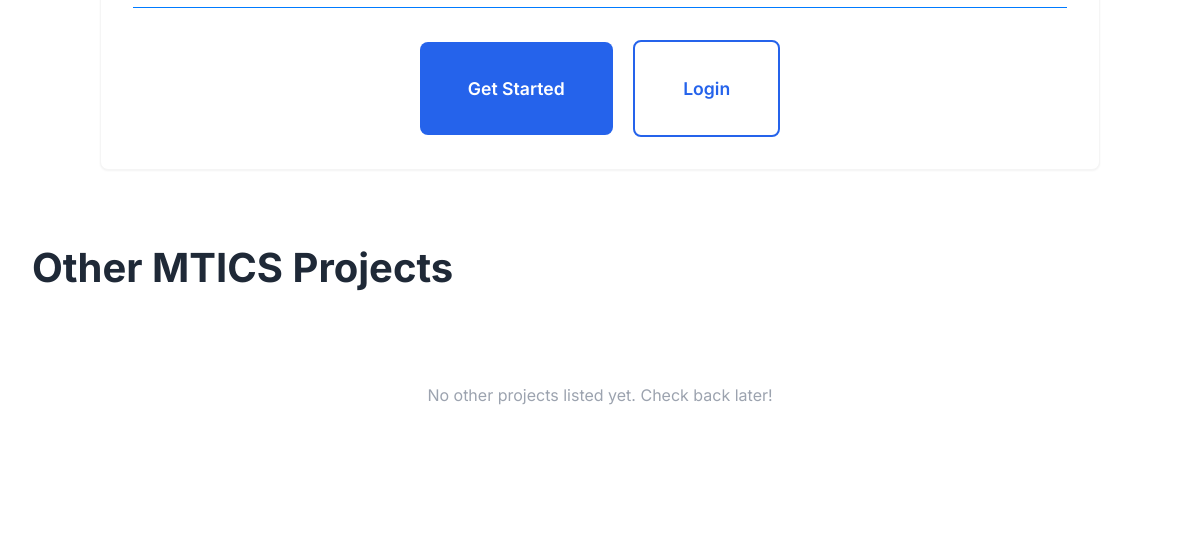
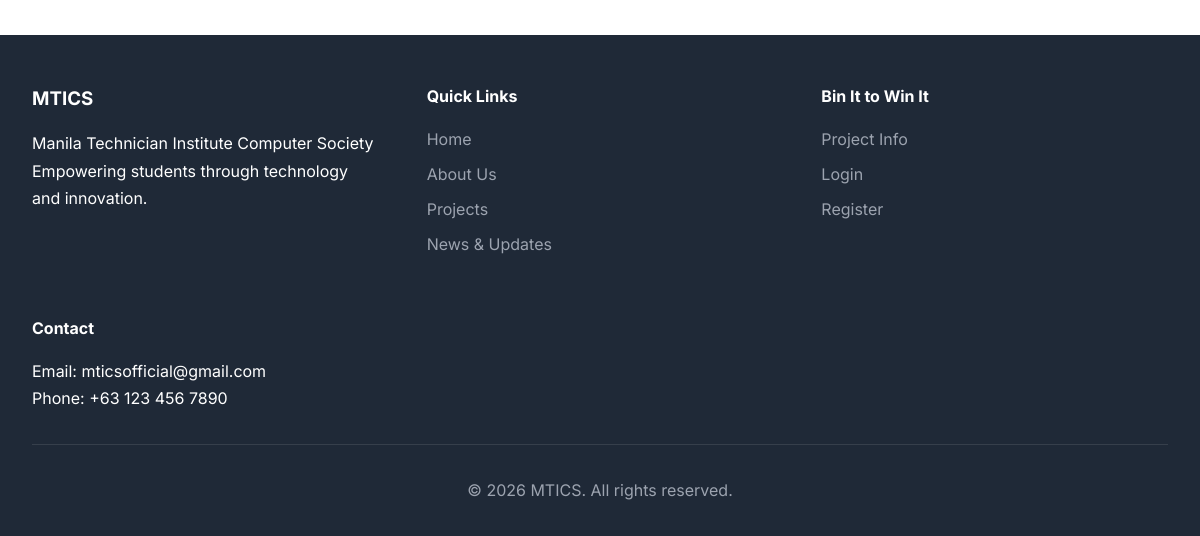
Before: /projects.php (lower part) with the older database file (2 pictures, top to bottom).
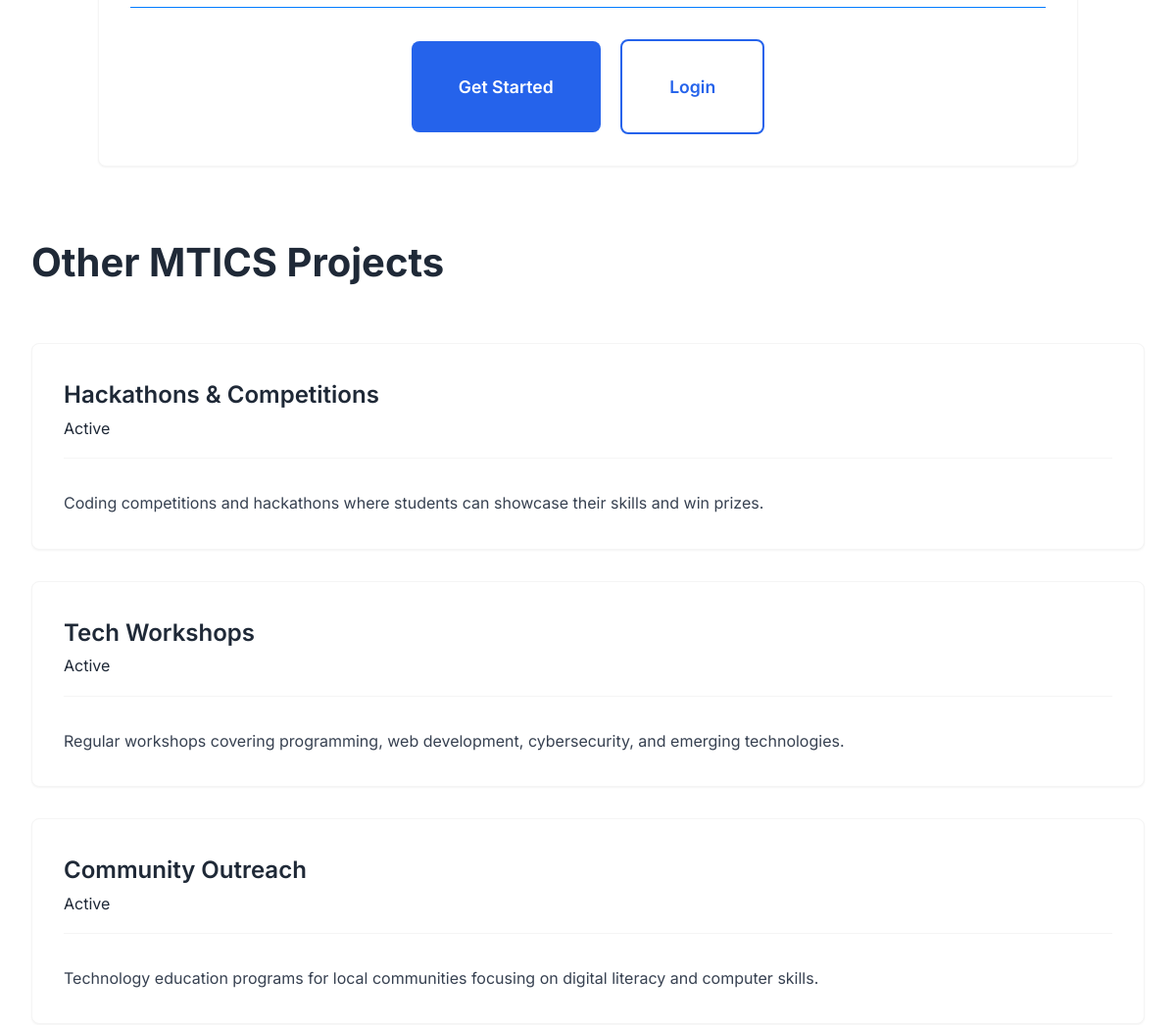
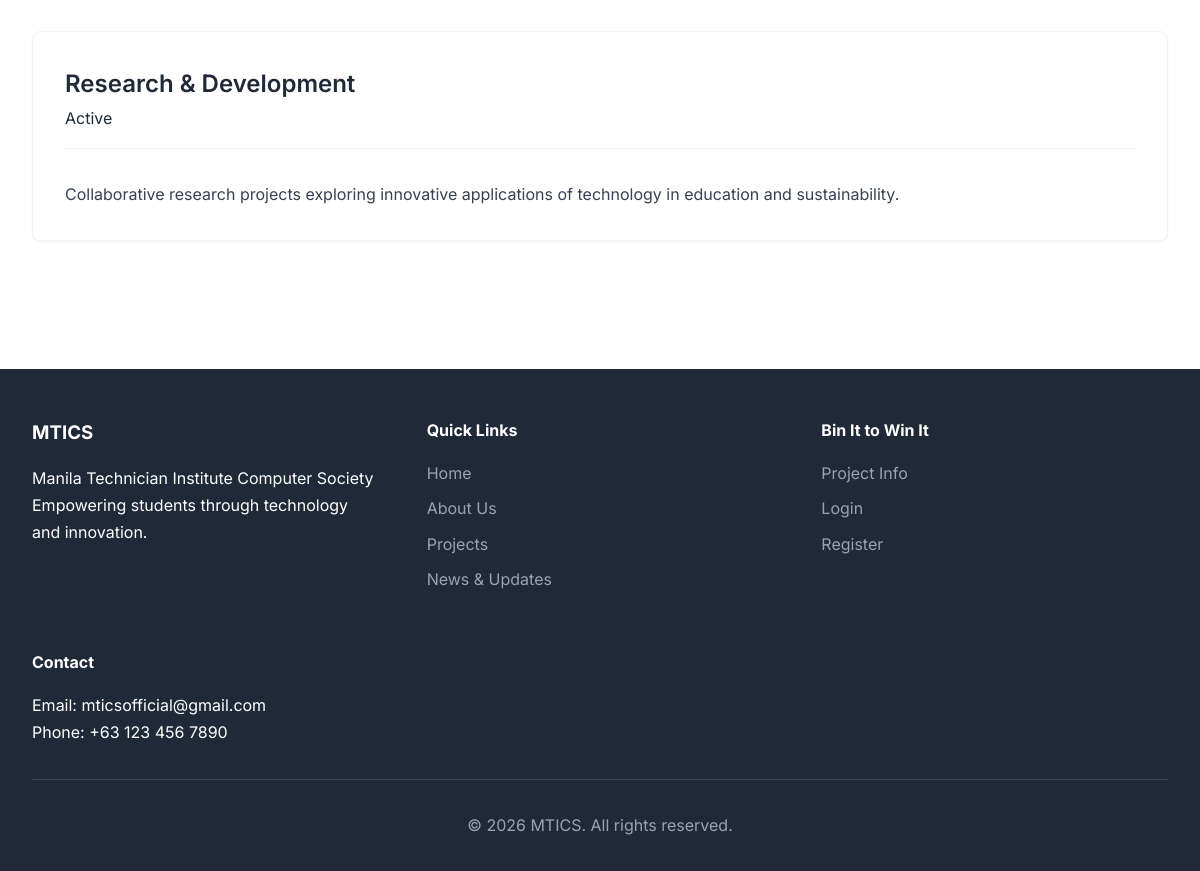
After: the same page with the newer database file (2 pictures, top to bottom).
### tables this page shows
CREATE TABLE IF NOT EXISTS projects (
    id INT AUTO_INCREMENT PRIMARY KEY,
    name VARCHAR(255) NOT NULL,
    description TEXT,
    status VARCHAR(50) DEFAULT 'active',
    image_url VARCHAR(500),
    is_featured BOOLEAN DEFAULT FALSE,
    created_at TIMESTAMP DEFAULT CURRENT_TIMESTAMP,
    updated_at TIMESTAMP DEFAULT CURRENT_TIMESTAMP ON UPDATE CURRENT_TIMESTAMP,
    INDEX idx_status (status),
    INDEX idx_is_featured (is_featured),
    INDEX idx_created_at (created_at)
);

### config/config.php (called while the page is built, shortened)
<?php
function is_logged_in() {
    return isset($_SESSION['user_id']) && isset($_SESSION['last_activity']) &&
           (time() - $_SESSION['last_activity']) < SESSION_TIMEOUT;
}

### projects.php (the view, shortened to what this page needs)
<?php
require_once 'config/config.php';
include 'includes/header.php';
$other_projects = [];
try {
    $db = Database::getInstance()->getConnection();
    $stmt = $db->prepare("SELECT id, name, description, status, image_url, is_featured, created_at FROM projects WHERE status IN ('active', 'completed') ORDER BY is_featured DESC, created_at DESC");
    $stmt->execute();
    $other_projects = $stmt->fetchAll(PDO::FETCH_ASSOC);
} catch (PDOException $e) {
    $other_projects = [];
}
?>
<section class="section">
    <div class="container">
        <div id="bin-it-to-win-it" style="scroll-margin-top: 100px;">
            <div class="card" style="max-width: 1000px; margin: 0 auto 3rem;">
                <div class="card-body">
                    <div style="text-align: center; margin-top: 3rem; padding-top: 2rem; border-top: 1px solid var(--azure-blue);">
                        <?php if (is_logged_in()): ?>
                            <a href="dashboard/index.php" class="btn btn-primary btn-large">Go to Dashboard</a>
                            <a href="dashboard/rewards.php" class="btn btn-secondary btn-large" style="margin-left: 1rem;">Browse Rewards</a>
                        <?php else: ?>
                            <a href="auth/register.php" class="btn btn-primary btn-large">Get Started</a>
                            <a href="auth/login.php" class="btn btn-secondary btn-large" style="margin-left: 1rem;">Login</a>
                        <?php endif; ?>
                    </div>
                </div>
            </div>
        </div>
        <h2 class="section-title" style="margin-top: 4rem;">Other MTICS Projects</h2>
        <div class="grid grid-4" style="margin-top: 3rem;">
            <?php if (empty($other_projects)): ?>
                <p style="grid-column: 1 / -1; color: var(--medium-gray); text-align: center; padding: 2rem;">No other projects listed yet. Check back later!</p>
            <?php else: ?>
                <?php foreach ($other_projects as $proj): ?>
                <div class="card">
                    <div class="card-header">
                        <h3 class="card-title"><?php echo htmlspecialchars($proj['name']); ?></h3>
                        <?php if (!empty($proj['status'])): ?>
                            <span class="badge badge-info" style="margin-top: 0.25rem;"><?php echo htmlspecialchars(ucfirst($proj['status'])); ?></span>
                        <?php endif; ?>
                    </div>
                    <div class="card-body">
                        <p><?php echo nl2br(htmlspecialchars($proj['description'] ?? '')); ?></p>
                    </div>
                </div>
                <?php endforeach; ?>
            <?php endif; ?>
        </div>
    </div>
</section>
<?php include 'includes/footer.php'; ?>

### includes/header.php (shortened to what this page needs)
<!DOCTYPE html>
<html lang="en">
<head>
    <link rel="stylesheet" href="<?php echo SITE_URL; ?>/assets/css/style.css">
    <link rel="stylesheet" href="https://cdnjs.cloudflare.com/ajax/libs/font-awesome/6.5.1/css/all.min.css">
</head>
<body>
    <main class="main-content">

### includes/footer.php (shortened to what this page needs)
    </main>
    <footer class="main-footer">
        <div class="container">
            <div class="footer-content">
                <div class="footer-section">
                    <h3>MTICS</h3>
                    <p>Manila Technician Institute Computer Society</p>
                    <p>Empowering students through technology and innovation.</p>
                </div>
                <div class="footer-section">
                    <h4>Quick Links</h4>
                    <ul>
                        <li><a href="<?php echo SITE_URL; ?>/index.php">Home</a></li>
                        <li><a href="<?php echo SITE_URL; ?>/about.php">About Us</a></li>
                        <li><a href="<?php echo SITE_URL; ?>/projects.php">Projects</a></li>
                        <li><a href="<?php echo SITE_URL; ?>/news.php">News & Updates</a></li>
                    </ul>
                </div>
                <div class="footer-section">
                    <h4>Bin It to Win It</h4>
                    <ul>
                        <li><a href="<?php echo SITE_URL; ?>/projects.php#bin-it-to-win-it">Project Info</a></li>
                        <?php if (is_logged_in()): ?>
                            <li><a href="<?php echo SITE_URL; ?>/dashboard/index.php">My Dashboard</a></li>
                            <li><a href="<?php echo SITE_URL; ?>/dashboard/rewards.php">Rewards</a></li>
                        <?php else: ?>
                            <li><a href="<?php echo SITE_URL; ?>/auth/login.php">Login</a></li>
                            <li><a href="<?php echo SITE_URL; ?>/auth/register.php">Register</a></li>
                        <?php endif; ?>
                    </ul>
                </div>
                <div class="footer-section">
                    <h4>Contact</h4>
                    <p>Email: mticsofficial@gmail.com</p>
                    <p>Phone: +63 123 456 7890</p>
                </div>
            </div>
            <div class="footer-bottom">
                <p>&copy; <?php echo date('Y'); ?> MTICS. All rights reserved.</p>
            </div>
        </div>
    </footer>
</body>
</html>

### assets/css/style.css (style rules this page uses)
:root { --primary-blue: #2563eb; --dark-blue: #1e40af; --light-blue: #3b82f6; --accent-blue: #60a5fa; --light-blue-bg: #eff6ff; --medium-blue-text: #1e40af; --azure-blue: #007bff; --gold-yellow: #ffc107; --white: #ffffff; --light-gray: #f5f5f5; --medium-gray: #9ca3af; --dark-gray: #374151; --text-dark: #1f2937; --font-primary: "Inter", -apple-system, BlinkMacSystemFont, "Segoe UI", sans-serif; --spacing-xs: 0.5rem; --spacing-sm: 1rem; --spacing-md: 2rem; --spacing-lg: 3rem; --spacing-xl: 4rem; --radius-sm: 4px; --radius-md: 8px; --radius-lg: 12px; --shadow-sm: 0 1px 2px rgba(0, 0, 0, 0.05); --shadow-md: 0 4px 6px rgba(0, 0, 0, 0.1); --shadow-lg: 0 10px 15px rgba(0, 0, 0, 0.1); }
* { margin: 0; padding: 0; box-sizing: border-box; }
body { font-family: var(--font-primary); background: var(--white); color: var(--text-dark); line-height: 1.7; min-height: 100vh; }
.container { max-width: 1200px; margin: 0 auto; padding: 0 var(--spacing-md); }
.main-content { min-height: calc(100vh - 200px); }
.btn { display: inline-block; padding: var(--spacing-sm) var(--spacing-md); border: none; border-radius: var(--radius-md); font-weight: 600; text-decoration: none; cursor: pointer; transition: all 0.3s ease; font-size: 1rem; text-align: center; font-family: var(--font-primary); }
.btn-primary { background: var(--primary-blue); color: var(--white); }
.btn-secondary { background: var(--white); color: var(--primary-blue); border: 2px solid var(--primary-blue); }
.btn-large { padding: var(--spacing-md) var(--spacing-lg); font-size: 1.1rem; }
.section { padding: var(--spacing-xl) 0; background: var(--white); }
.section-title { font-size: 2.5rem; font-weight: 700; color: var(--text-dark); margin-bottom: var(--spacing-lg); text-align: left; }
.card { background: var(--white); border: 1px solid var(--light-gray); border-radius: var(--radius-md); padding: var(--spacing-md); box-shadow: var(--shadow-sm); transition: all 0.3s ease; }
.card-header { border-bottom: 1px solid var(--light-gray); padding-bottom: var(--spacing-sm); margin-bottom: var(--spacing-md); }
.card-title { font-size: 1.5rem; font-weight: 600; color: var(--text-dark); margin: 0; }
.card-body { color: var(--dark-gray); line-height: 1.7; }
.grid { display: grid; gap: var(--spacing-md); }
.main-footer { background: var(--text-dark); color: var(--white); padding: var(--spacing-lg) 0 var(--spacing-md); margin-top: var(--spacing-xl); }
.footer-content { display: grid; grid-template-columns: repeat(auto-fit, minmax(250px, 1fr)); gap: var(--spacing-lg); margin-bottom: var(--spacing-md); }
.footer-section h3, .footer-section h4 { color: var(--white); margin-bottom: var(--spacing-sm); }
.footer-section ul { list-style: none; }
.footer-section ul li { margin-bottom: var(--spacing-xs); }
.footer-section a { color: var(--medium-gray); text-decoration: none; transition: color 0.3s ease; }
.footer-bottom { text-align: center; padding-top: var(--spacing-md); border-top: 1px solid rgba(255, 255, 255, 0.1); color: var(--medium-gray); }

Changed rows visible on the page:
added projects: name "Hackathons & Competitions", status "Active", description "Coding competitions and hackathons where students can showcase their skills and win prizes."
added projects: name "Tech Workshops", status "Active", description "Regular workshops covering programming, web development, cybersecurity, and emerging technologies."
added projects: name "Community Outreach", status "Active", description "Technology education programs for local communities focusing on digital literacy and computer skills."
added projects: name "Research & Development", status "Active", description "Collaborative research projects exploring innovative applications of technology in education and sustainability."
Other visible differences:
text no longer shown: "No other projects listed yet. Check back later!"
